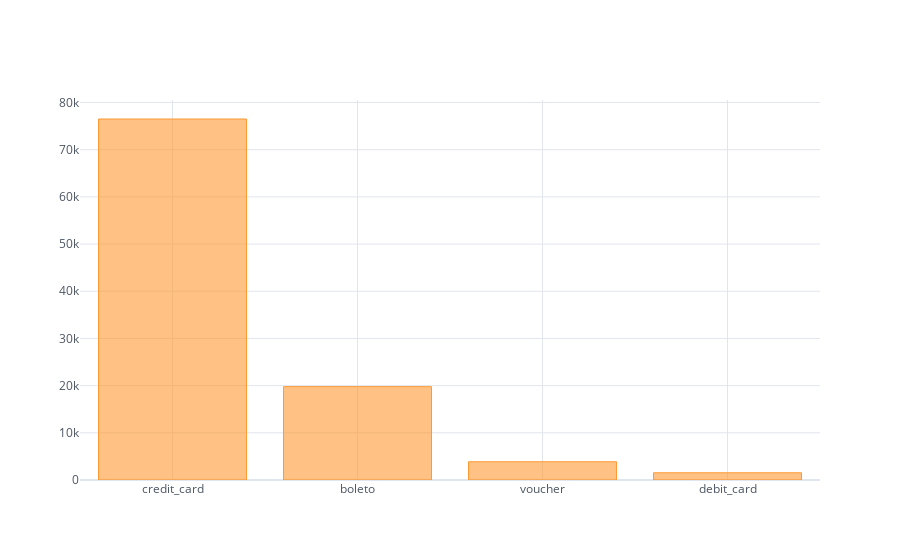

Write notebook code for a chart like this one.
### Code cell
payment_type_count.iplot(kind='bar',theme='white')

### Figure 1 — Plotly figure (JSON) as saved in the notebook; plotly's stock layout.template omitted (floating-point values rounded to 4 significant figures)
{"data": [{"marker": {"color": "rgba(255, 153, 51, 0.6)", "line": {"color": "rgba(255, 153, 51, 1.0)", "width": 1}}, "name": "order_id", "orientation": "v", "text": "", "type": "bar", "x": ["credit_card", "boleto", "voucher", "debit_card"], "y": [76505, 19784, 3866, 1528]}], "layout": {"legend": {"bgcolor": "#FFFFFF", "font": {"color": "#4D5663"}}, "paper_bgcolor": "#FFFFFF", "plot_bgcolor": "#FFFFFF", "title": {"font": {"color": "#4D5663"}}, "xaxis": {"gridcolor": "#E1E5ED", "showgrid": true, "tickfont": {"color": "#4D5663"}, "title": {"font": {"color": "#4D5663"}, "text": ""}, "zerolinecolor": "#E1E5ED"}, "yaxis": {"gridcolor": "#E1E5ED", "showgrid": true, "tickfont": {"color": "#4D5663"}, "title": {"font": {"color": "#4D5663"}, "text": ""}, "zerolinecolor": "#E1E5ED"}}}
